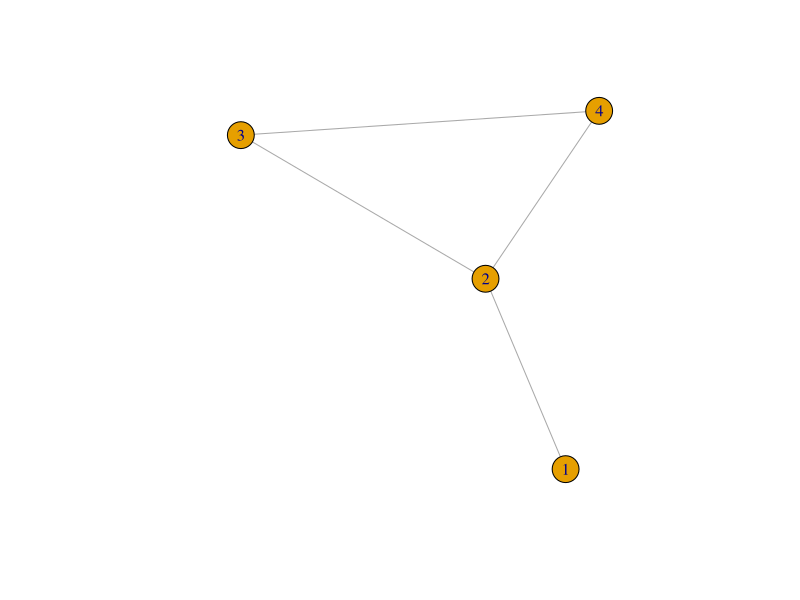
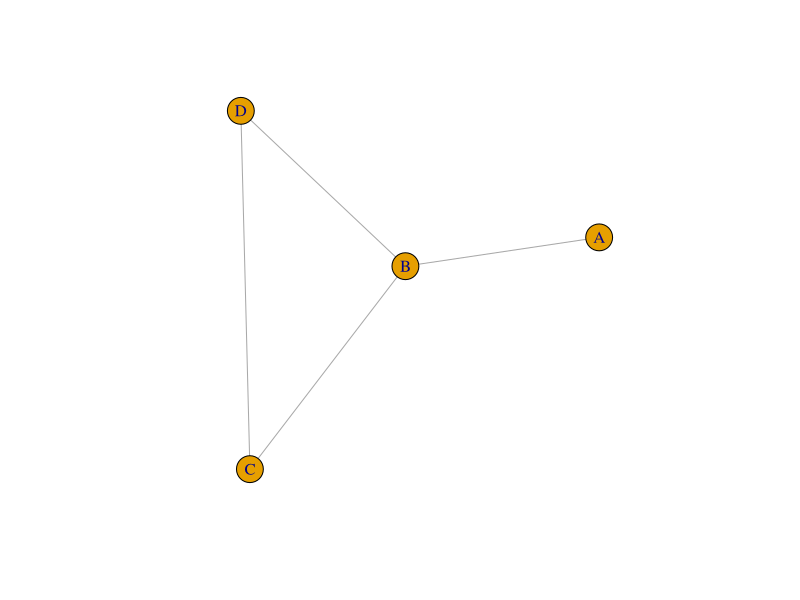
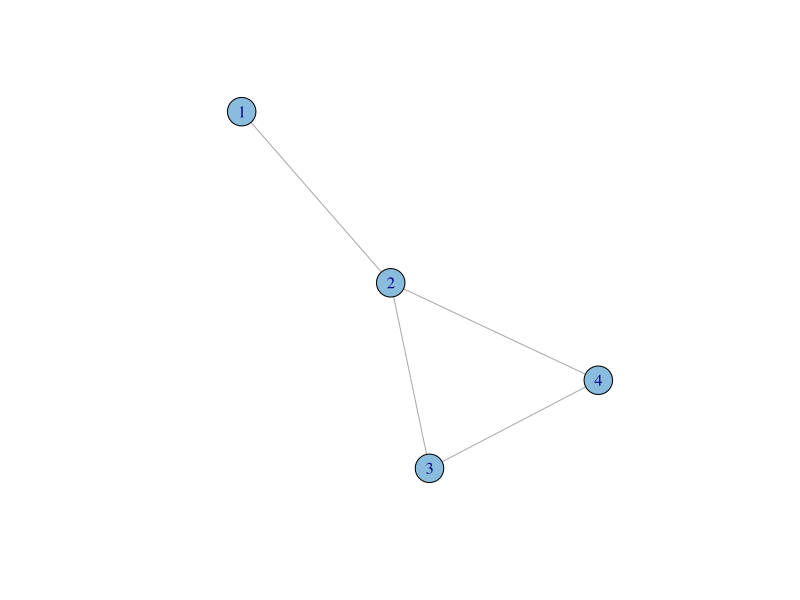
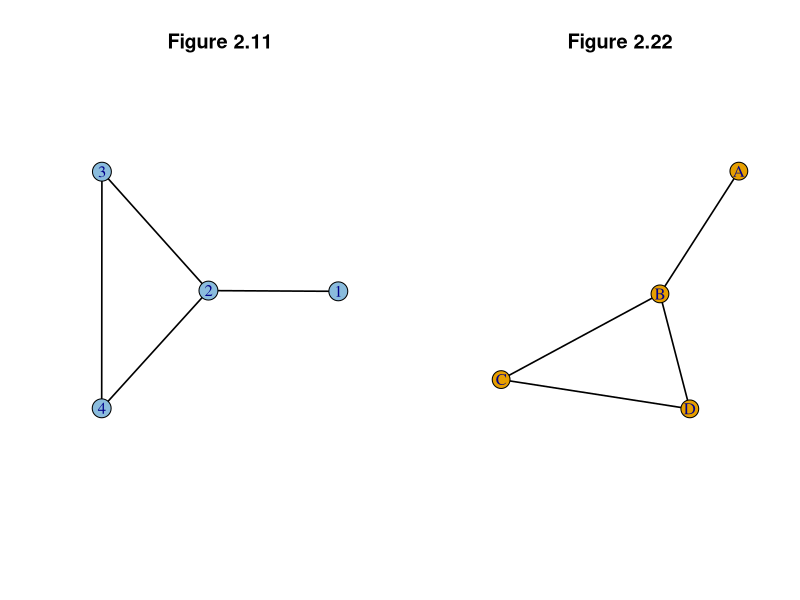
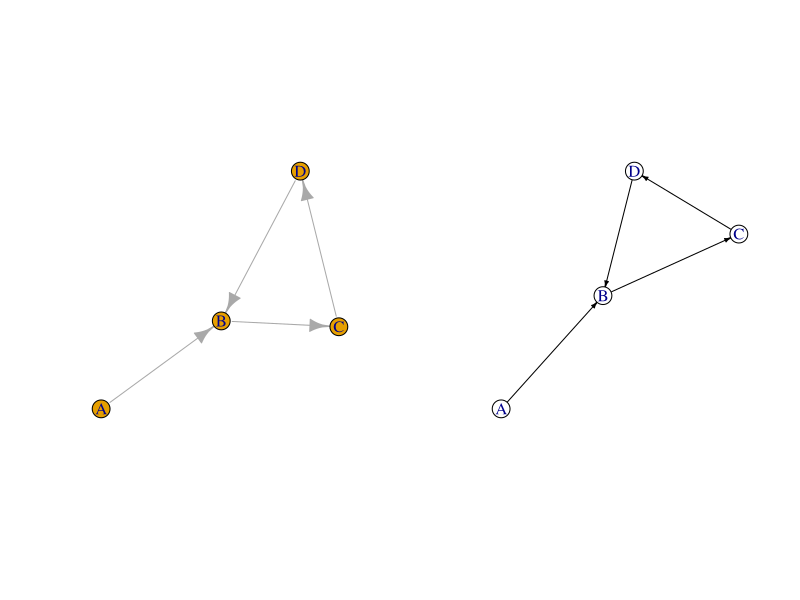
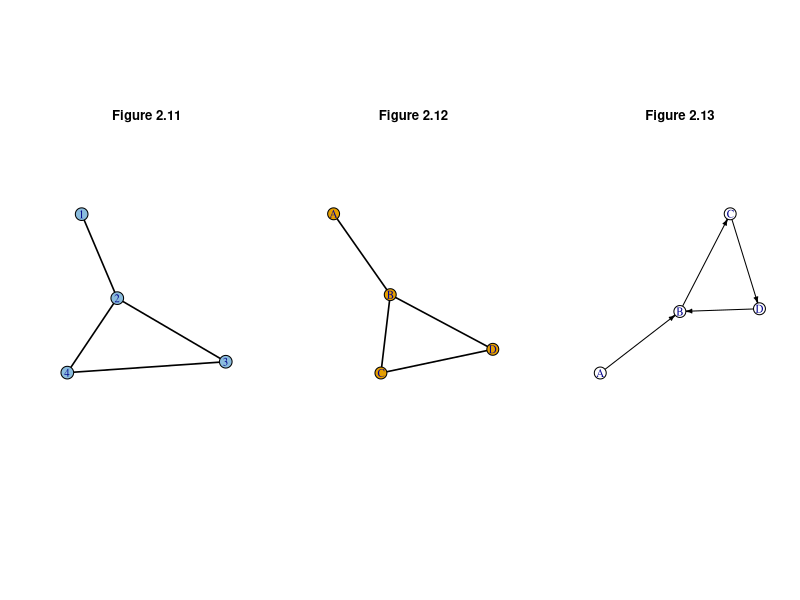
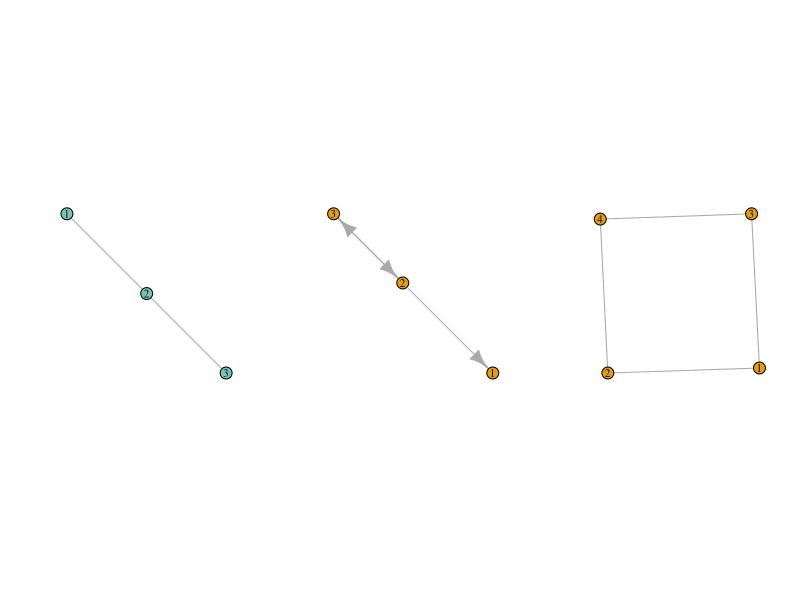
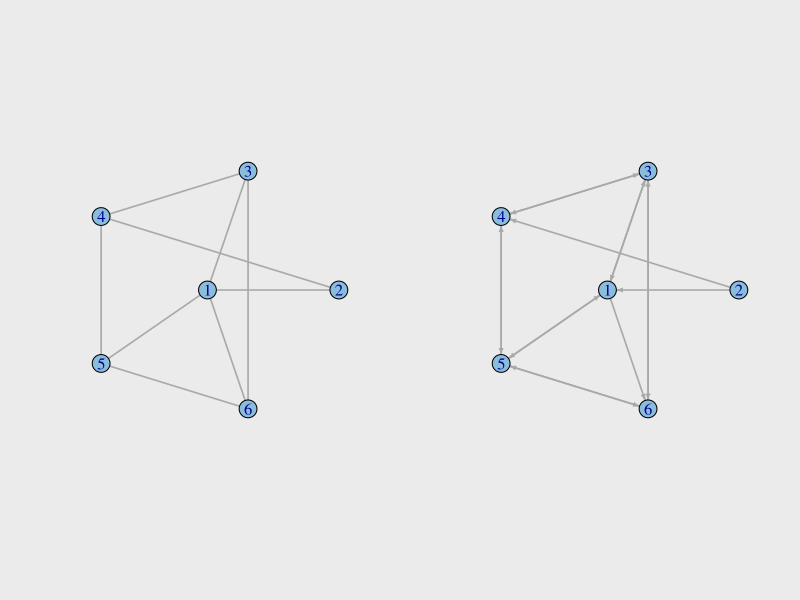

These figures' R source, in order:
# This is my R-code for learning network analsysis in R. 
# I took code from this link: http://kateto.net and book by Kolaczyk 

# The collection of code is the company to my network analysis notes.

# Step I install essential packages 
# Install the essential packages 
install.packages("igraph") 
install.packages("network") 
install.packages("sna") 
install.packages("ndtv")

#Step II - Creating the network graphs

library(igraph)
g <- graph.formula(1-2, 2-3, 2-4, 3-4)
V(g) # gives the sequences of nodes 
E(g) # gives the sequences of edge 

s <- graph.formula(A-B, B-C, C-D, B-D) # we can use alphabet to represent nodes
str(g) # shows the structure of network 
str(s)

plot(g)
plot(s)

# we can change the color and size of nodes (vertes)

V(g)$size <- 16
V(g)$color <- "#8ABCDD"
plot(g)

E(s)$width <- 1.6
E(g)$width <- 1.6
E(s)$color <- "black"
E(g)$color <- "black"
# plot two figures side by sdie 
par(mfrow = c(1,2))

plot(g, layout=layout.auto, main = "Figure 2.11")
plot(s, layout = layout.auto, main = "Figure 2.22")

# add one plot with directions 

dg <-graph.formula( A -+ B, B -+ C, C -+ D, D -+ B)
plot(dg)

# change the arrow size 
E(dg)$arrow.size <- 0.3
E(dg)$color <- "black"
V(dg)$color <- "white"
plot(dg)

# plot the network 
par(mfrow = c(1,3))
plot(g, layout=layout.auto)
title("Figure 2.11", line = -5)
plot(s, layout = layout.auto)
title("Figure 2.12", line = -5)
plot(dg, layout = layout.auto)
title("Figure 2.13", line = -5)

# transfer matrix into the network 

g <- matrix(c(0, 1, 0, 1, 0, 1, 0, 1, 0), nrow = 3, byrow = T)
gg <- graph_from_adjacency_matrix(g, mode = "undirected" ) # model can be directed 
V(gg)$color <- "#78C8A5"
plot(gg)

g2 <- matrix(c(0, 0, 0, 1, 0, 1, 0, 1, 0), nrow = 3, byrow = T)
gg2 <- graph_from_adjacency_matrix(g2) # default mode = undirected
par(bg = "#EBEBEB") # change the background color 
plot(gg2)


g3 = matrix(c(0, 1 , 1, 0, 1, 0 , 0, 1, 1, 0, 0, 1, 0, 1, 1, 0), nrow = 4, byrow = T)
gg3 <- graph_from_adjacency_matrix(g3, mode = "undirected")
plot(gg3)

# Degree and network density 
par(mfrow=c(1,2))
g4 <- matrix(c(0, 1, 1, 0, 1, 1, 1, 0, 0, 1, 0, 0, 1, 0, 0, 1, 0, 1,
        0, 1, 1, 0, 1, 0, 1, 0, 0, 1, 0, 1, 1, 0, 1, 0, 1,0),nrow = 6, byrow = T)
gg4 <- graph_from_adjacency_matrix(g4, mode = "undirected")
E(gg4)$width = 1.6
V(gg4)$color = "#8ABCDD"
plot(gg4, layout = layout_as_star)

g5 <- matrix(c(0, 0, 1, 0, 1, 1, 1, 0, 0, 1, 0, 0, 1, 0, 0, 1, 0, 1,
        0, 0, 1, 0, 1, 0, 1, 0, 0, 1, 0, 1, 0, 0, 1, 0, 1,0),nrow = 6, byrow = T)
gg5 <- graph_from_adjacency_matrix(g5, mode = "directed")
E(gg5)$width = 1.6
E(gg5)$arrow.size = 0.3
V(gg5)$color = "#8ABCDD"
plot(gg5, layout = layout_as_star)

# We check the structure of graph 
print(gg4)
print(gg5)
is.simple(gg4) # checked weighted or unweighted graph 
vcount(gg4) # count the number of nodes

igraph::degree(gg4) # put igraph before degree, as this one is not compatiable with sna
igraph::degree(gg4, mode = 'in')
igraph::degree(gg4, mode = 'out')

igraph::degree(gg5)
igraph::degree(gg5, mode = 'in')
igraph::degree(gg5, mode = 'out')

# degree distribution plot
degree_distribution(gg4)
degree_distribution(gg4, cumulative = T)

deg <- igraph::degree(gg4, mode = 'all')
degdis <- degree_distribution(gg4, cumulative = T)
par(mfrow= c(1,2))
hist(deg, breaks=1:vcount(gg4)-1, main="Histogram of node degree", xlab = 'degree')
plot(x = 0:max(deg), y = 1-degdis, type = 'b', pch = 19, cex=1.2, col = '#1976D2',
        xlab = 'degree', ylab = 'Frequency', main = 'Distribution of degree')
noncumdegdis <- degree_distribution(gg4)
points(x = 0:max(deg), y = noncumdegdis, type = 'b', pch = 15, 
        cex=1.2, col = '#1BB941')
legend('topleft', legend = c('Cumulative distribution', 'noncumulative distribution'),
        col = c('#1976D2', '#1BB941'), pch = c(19,15),text.col = 'black', cex = 0.6)

# calculate combination and permutations

install.packages("combinat")
library(combinat)
combn(4,2)
length(combn(4,2))/2
combn(4,3)
combn(3,2)
